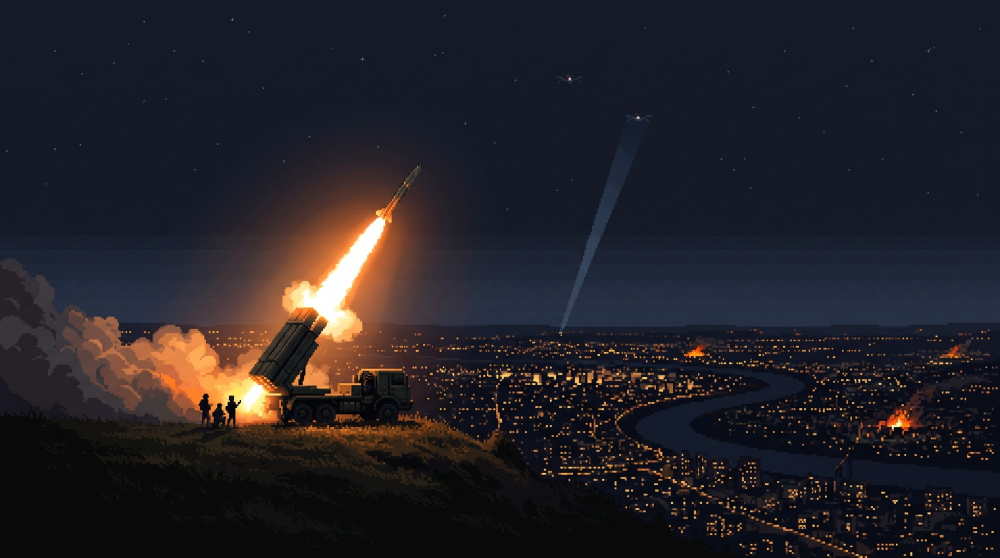
#> input picture assets/ui/home_war.jpg, 2000 x 1116 px, given in place of logo.png, which was not available (shown at 1/2 size)
$ python itch_hero.py out.png
#> lines starting #> are read from the running program, lines starting #| are printed output that depends on the picture
"""The promo image at the top of the itch.io description (1600x880), built from
the screenshots in itch/screenshots.

    python tools/itch_hero.py itch
"""
import os
import sys

from PIL import Image, ImageDraw, ImageFont

ROOT = os.path.dirname(os.path.dirname(os.path.abspath(__file__)))
FONT = os.path.join(ROOT, "assets", "fonts", "Inter.ttf")
SHOTS = os.path.join(ROOT, "itch", "screenshots")
PAGE = (0x16, 0x18, 0x1D)
TEXT = (0xE8, 0xEA, 0xEE)
MUTED = (0x8B, 0x91, 0x9D)
FAINT = (0x5B, 0x61, 0x6C)
YELLOW = (0xE5, 0xAD, 0x16)
GOOD = (0x46, 0xC4, 0x7E)

LOGO = os.path.join(ROOT, "itch", "logo.png")
HEADLINE = "A real-time air war"
SUB = "on an air-raid alert map."
BULLETS = [
    "Shoot down drones, cruise and ballistic missiles",
    "Build factories, AA guns and SAMs",
    "Find the enemy's hidden sites, then strike them",
    "Live alert map, attack reports, war statistics",
    "Real air-raid sirens recorded in Ukraine",
]
FOOTER = "Free  ·  browser, Windows and macOS     |     tenchery.itch.io/strike-alert"
# (screenshot, caption, crop box x0, y0, width) - the height follows the tile shape.
TILES = [
    ("1-front.png", "Missile threat", 250, 230, 850),
    ("2-ballistic-hit.png", "Ballistic hit", 350, 230, 800),
    ("3-strike.png", "Strike back", 150, 230, 950),
    ("5-stats.png", "War statistics", 1060, 325, 780),
]


def font(size, weight):
    f = ImageFont.truetype(FONT, size)
    f.set_variation_by_name(weight)
    return f


def fit(text, weight, size, width):
    """The largest font up to `size` that keeps `text` within `width`."""
    f = font(size, weight)
    while f.getlength(text) > width and size > 10:
        size -= 2
        f = font(size, weight)
    return f


def tile(name, x0, y0, w, tw, th):
    shot = Image.open(os.path.join(SHOTS, name)).convert("RGB")
    h = round(w * th / tw)
    return shot.crop((x0, y0, x0 + w, y0 + h)).resize((tw, th), Image.LANCZOS)


def hero():
    W, H = 1600, 880
    img = Image.new("RGB", (W, H), PAGE)
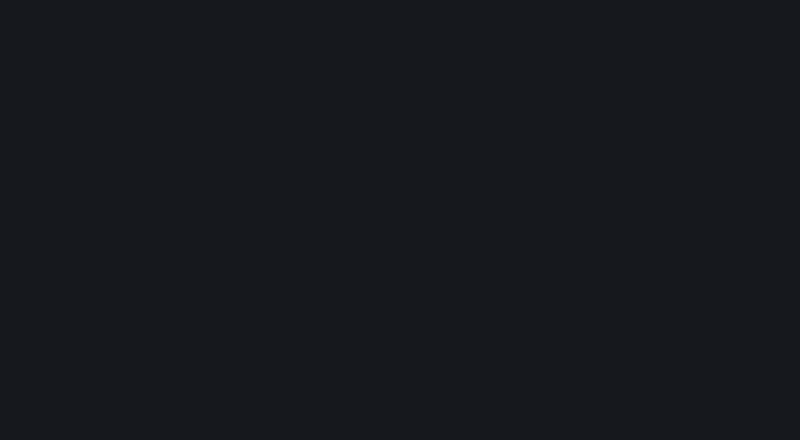
#> img: PIL image 1600x880 RGB (shown at 1/2 size); mean R, G, B 22, 24, 29
    d = ImageDraw.Draw(img)

    # Left: what the game is.
    x = 70
    logo = Image.open(LOGO).convert("RGBA")
    logo = logo.resize((680, round(logo.height * 680 / logo.width)), Image.LANCZOS)
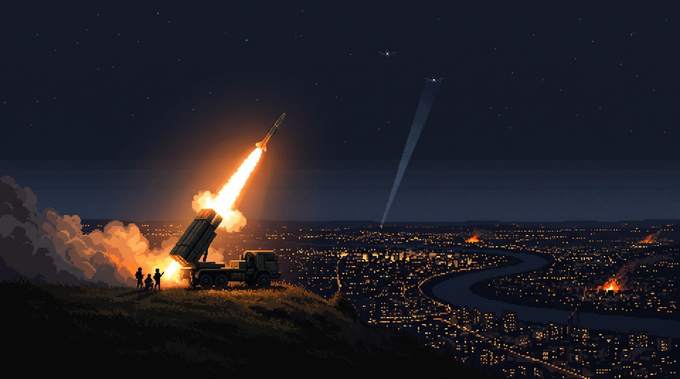
#> logo: PIL image 680x379 RGBA; mean R, G, B, A 36, 32.9, 39, 255
    img.paste(logo, (x - 6, 70), logo)
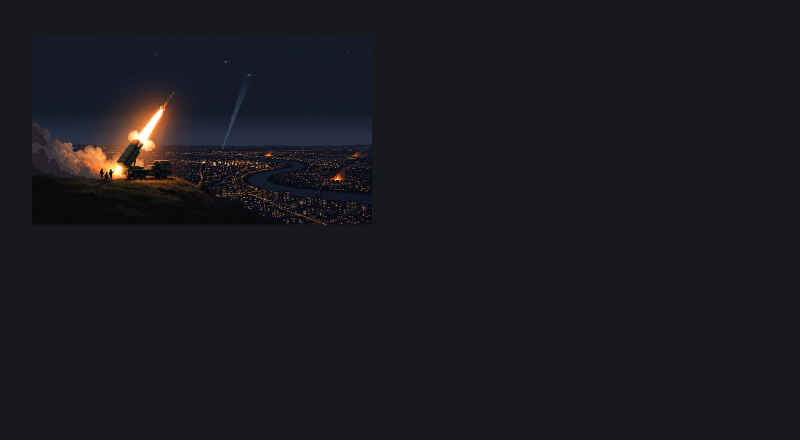
#> img: PIL image 1600x880 RGB (shown at 1/2 size); mean R, G, B 24.6, 25.6, 30.8
    d.text((x, 256), "OUT NOW ON ITCH.IO", font=font(24, "Bold"), fill=YELLOW)
    d.text((x, 290), HEADLINE, font=fit(HEADLINE, "Bold", 44, 700), fill=TEXT)
    d.text((x, 342), SUB, font=fit(SUB, "Bold", 44, 700), fill=TEXT)
    bf = fit(max(BULLETS, key=len), "Medium", 27, 660)
    y = 432
    for b in BULLETS:
        d.rectangle([x, y + 10, x + 13, y + 23], fill=YELLOW)
        d.text((x + 32, y), b, font=bf, fill=TEXT)
        y += 56
    d.text((x, 800), FOOTER, font=font(21, "Regular"), fill=FAINT)

    # Right: four framed screenshots with captions.
    gx, gw, gap = 830, 720, 22
    tw = (gw - gap) // 2
    th = round(tw * 0.73)
    gy = (H - (2 * th + gap)) // 2 + 20
    cap = font(23, "Bold")
    for i, (name, caption, x0, y0, w) in enumerate(TILES):
        tx = gx + (i % 2) * (tw + gap)
        ty = gy + (i // 2) * (th + gap)
        img.paste(tile(name, x0, y0, w, tw, th), (tx, ty))
        d.rectangle([tx - 3, ty - 3, tx + tw + 2, ty + th + 2], outline=YELLOW, width=3)
        cw = cap.getlength(caption)
        px, py = tx + (tw - cw) / 2 - 18, ty + th - 58
        d.rounded_rectangle([px, py, px + cw + 36, py + 40], radius=20, fill=(0x10, 0x11, 0x14))
        d.text((px + 18, py + 7), caption, font=cap, fill=TEXT)

    # The price tag above the grid.
    badge = font(26, "Black")
    bw = badge.getlength("FREE") + 56
    bx, by = gx + gw - bw, gy - 62
    d.rounded_rectangle([bx, by, bx + bw, by + 44], radius=8, fill=GOOD)
    d.text((bx + 28, by + 8), "FREE", font=badge, fill=PAGE)
    return img


if __name__ == "__main__":
    out = sys.argv[1] if len(sys.argv) > 1 else os.path.join(ROOT, "itch")
    os.makedirs(out, exist_ok=True)
    path = os.path.join(out, "hero.png")
#> (the run stopped early here; a loop or call above may not have finished)
